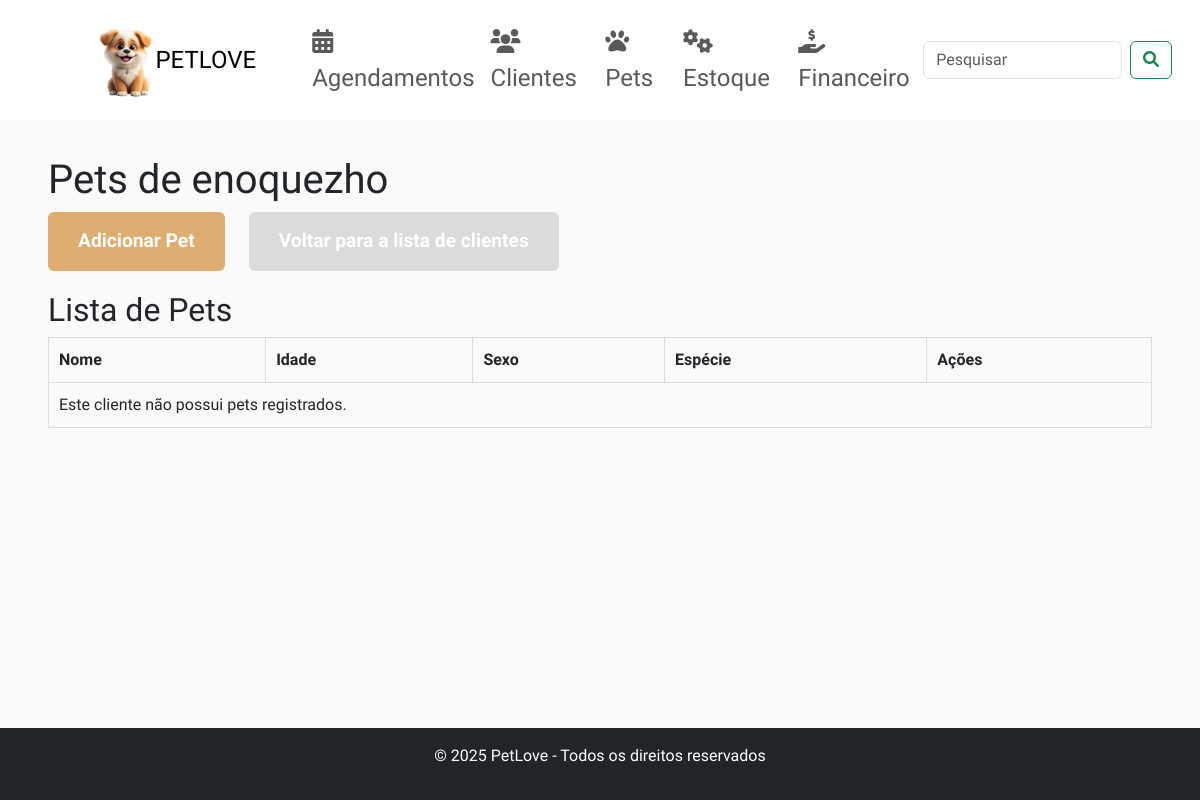
/clientes/2/pets, run on an earlier commit of the app's database.
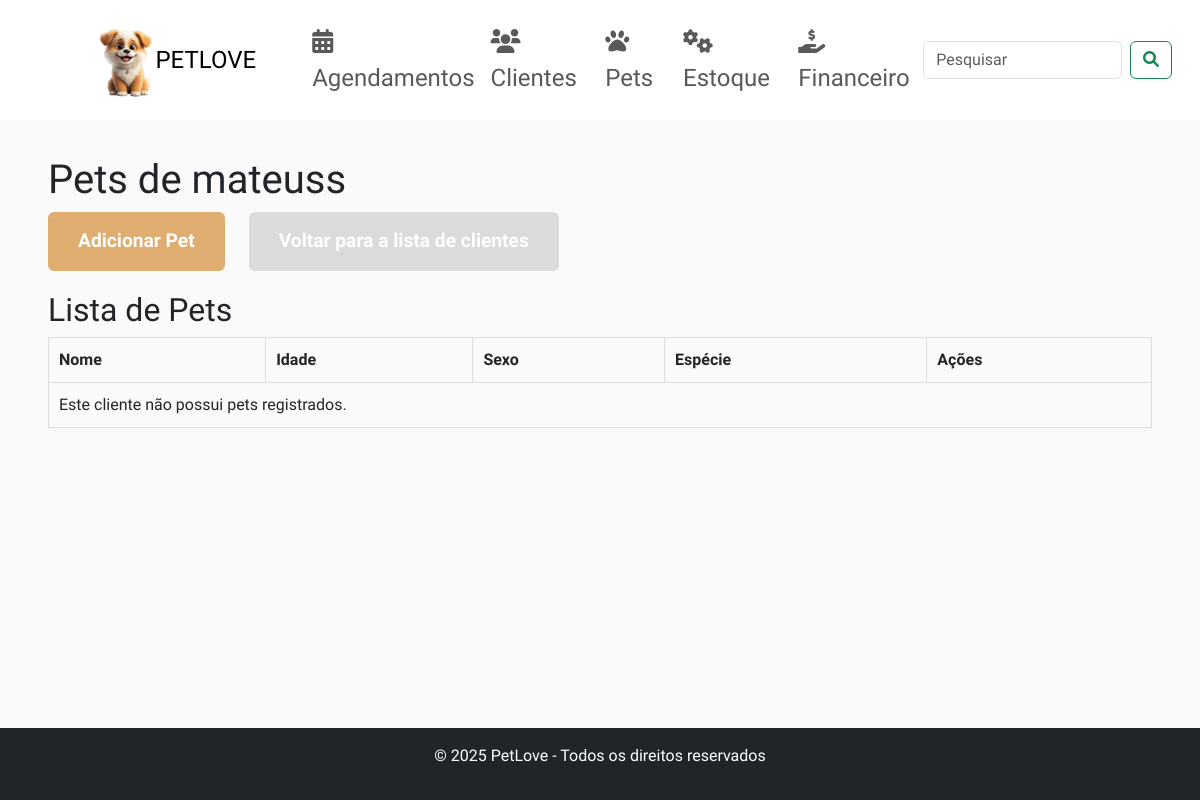
And on a later commit of the database.
### app.py (models this page shows, shortened)
class Cliente(db.Model):
    id = db.Column(db.Integer, primary_key=True)
    nome = db.Column(db.String(120), nullable=False)
    email = db.Column(db.String(120), unique=True, nullable=False)
    telefone = db.Column(db.String(20), nullable=True)
    financeiros = db.relationship('LancamentoFinanceiro', back_populates='cliente', lazy=True)
    pets = db.relationship('Pet', back_populates='cliente', lazy=True)
    usuario = db.relationship('User', back_populates='cliente', uselist=False)

### app.py (the view)
@app.route('/clientes/<int:cliente_id>/pets')
def ver_pets(cliente_id):
    cliente = Cliente.query.get_or_404(cliente_id)
    pets = Pet.query.filter_by(cliente_id=cliente_id).all()
    return render_template('ver_pets.html', cliente=cliente, pets=pets)

### app.py (called while the page is built)
@app.before_request
def create_tables():
    db.create_all()

### templates/ver_pets.html (shortened to what the changed rows need)
<!DOCTYPE html>
<html lang="pt-br">
<head>
    <link href="https://cdn.jsdelivr.net/npm/bootstrap@5.3.0-alpha1/dist/css/bootstrap.min.css" rel="stylesheet">
    <link href="https://cdnjs.cloudflare.com/ajax/libs/font-awesome/6.0.0/css/all.min.css" rel="stylesheet">
</head>
<body>
<div class="container-fluid content-container">
    <h1>Pets de {{ cliente.nome }}</h1>
    <div class="btn-container">
        <a href="{{ url_for('adicionar_pet', cliente_id=cliente.id) }}" class="btn btn-primary">Adicionar Pet</a>
        <a href="{{ url_for('clientes') }}" class="btn btn-secondary">Voltar para a lista de clientes</a>
    </div>
    <h2>Lista de Pets</h2>
    <table>
        <thead>
            <tr>
                <th>Nome</th>
                <th>Idade</th>
                <th>Sexo</th>
                <th>Espécie</th>
                <th>Ações</th>
            </tr>
        </thead>
        <tbody>
        </tbody>
    </table>
</div>
</body>
</html>

What changed in the data, as far as the page shows it:
changed Cliente: nome "enoquezho" → "mateuss"
